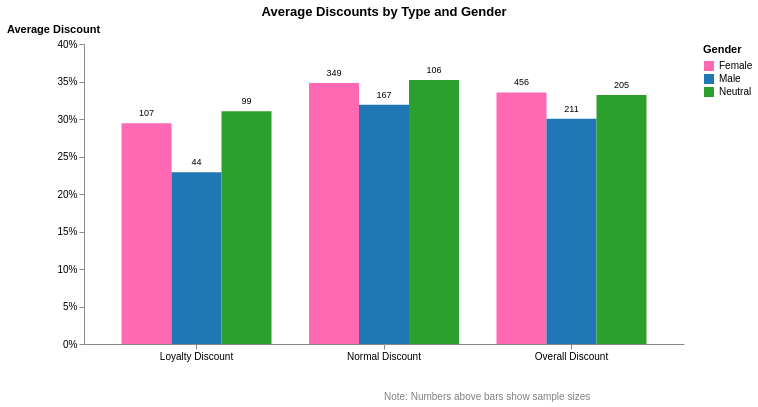

This figure's notebook cell:
### Code cell
discounts['Discount Type'] = discounts['Discount Type'].replace({
    'count': 'Overall Discount',
    'lcount': 'Loyalty Discount',
    'ncount': 'Normal Discount'
})

# Define custom colors for gender
gender_colors = {"Female": '#ff69b4', "Male": "#1f77b4", "Neutral": "#2ca02c"}

# Create the grouped bar chart with count labels
bars = alt.Chart(discounts).mark_bar().encode(
    x=alt.X("Discount Type:N", axis=alt.Axis(title=None, labelAngle=0)),
    y=alt.Y("Discount Value:Q", title="Average Discount", axis=alt.Axis(format=".0%", titleAngle=0, titleY=-10)),
    color=alt.Color("gender:N", 
                  scale=alt.Scale(domain=list(gender_colors.keys()), 
                                range=list(gender_colors.values())),
    legend=alt.Legend(title="Gender")),
    xOffset="gender:N"
).properties(
    width=600,
    title={
        "text": "Average Discounts by Type and Gender",
    }
)

# Add count labels above bars
count_labels = alt.Chart(discounts).mark_text(
    align='center',
    baseline='bottom',
    dy=-5,  # Adjust this to position the label above the bar
    fontSize=9
).encode(
    x=alt.X("Discount Type:N"),
    y="Discount Value:Q",
    xOffset="gender:N",
    text=alt.Text("Discount Count:Q", format=".0f"),
    color=alt.value("black")
)

# Add explanatory annotation
annotation = alt.Chart(pd.DataFrame({'text': ['Note: Numbers above bars show sample sizes']})).mark_text(
    align='left',
    baseline='top',
    fontSize=10,
    color='gray'
).encode(
    text='text:N'
).properties(
    width=600
)

# Combine all elements
chart = alt.vconcat(
    bars + count_labels,
    annotation
).configure_view(
    stroke='transparent'
).configure_axis(
    grid=False
).configure_title(
    anchor='middle',
    subtitleFontSize=11,
    subtitlePadding=5
)

chart

### Figure 1 — Vega-Lite specification as saved in the notebook (floating-point values rounded to 4 significant figures)
{"config": {"view": {"continuousWidth": 300, "continuousHeight": 300, "stroke": "transparent"}, "axis": {"grid": false}, "title": {"anchor": "middle", "subtitleFontSize": 11, "subtitlePadding": 5}}, "vconcat": [{"layer": [{"mark": {"type": "bar"}, "encoding": {"color": {"field": "gender", "legend": {"title": "Gender"}, "scale": {"domain": ["Female", "Male", "Neutral"], "range": ["#ff69b4", "#1f77b4", "#2ca02c"]}, "type": "nominal"}, "x": {"axis": {"labelAngle": 0, "title": null}, "field": "Discount Type", "type": "nominal"}, "xOffset": {"field": "gender", "type": "nominal"}, "y": {"axis": {"format": ".0%", "titleAngle": 0, "titleY": -10}, "field": "Discount Value", "title": "Average Discount", "type": "quantitative"}}, "title": {"text": "Average Discounts by Type and Gender"}}, {"mark": {"type": "text", "align": "center", "baseline": "bottom", "dy": -5, "fontSize": 9}, "encoding": {"color": {"value": "black"}, "text": {"field": "Discount Count", "format": ".0f", "type": "quantitative"}, "x": {"field": "Discount Type", "type": "nominal"}, "xOffset": {"field": "gender", "type": "nominal"}, "y": {"field": "Discount Value", "type": "quantitative"}}}], "data": {"name": "data-5f7a4a000060e2157f05efcbdd3af352"}, "width": 600}, {"data": {"name": "data-e605a15761fd6b2cfafb6d1231646879"}, "mark": {"type": "text", "align": "left", "baseline": "top", "color": "gray", "fontSize": 10}, "encoding": {"text": {"field": "text", "type": "nominal"}}, "width": 600}], "$schema": "https://vega.github.io/schema/vega-lite/v5.8.0.json", "datasets": {"data-5f7a4a000060e2157f05efcbdd3af352": [{"Discount Value": 0.3355, "gender": "Female", "Discount Type": "Overall Discount", "Discount Count": 456}, {"Discount Value": 0.3004, "gender": "Male", "Discount Type": "Overall Discount", "Discount Count": 211}, {"Discount Value": 0.3319, "gender": "Neutral", "Discount Type": "Overall Discount", "Discount Count": 205}, {"Discount Value": 0.2945, "gender": "Female", "Discount Type": "Loyalty Discount", "Discount Count": 107}, {"Discount Value": 0.229, "gender": "Male", "Discount Type": "Loyalty Discount", "Discount Count": 44}, {"Discount Value": 0.3102, "gender": "Neutral", "Discount Type": "Loyalty Discount", "Discount Count": 99}, {"Discount Value": 0.3481, "gender": "Female", "Discount Type": "Normal Discount", "Discount Count": 349}, {"Discount Value": 0.3192, "gender": "Male", "Discount Type": "Normal Discount", "Discount Count": 167}, {"Discount Value": 0.3521, "gender": "Neutral", "Discount Type": "Normal Discount", "Discount Count": 106}], "data-e605a15761fd6b2cfafb6d1231646879": [{"text": "Note: Numbers above bars show sample sizes"}]}}
